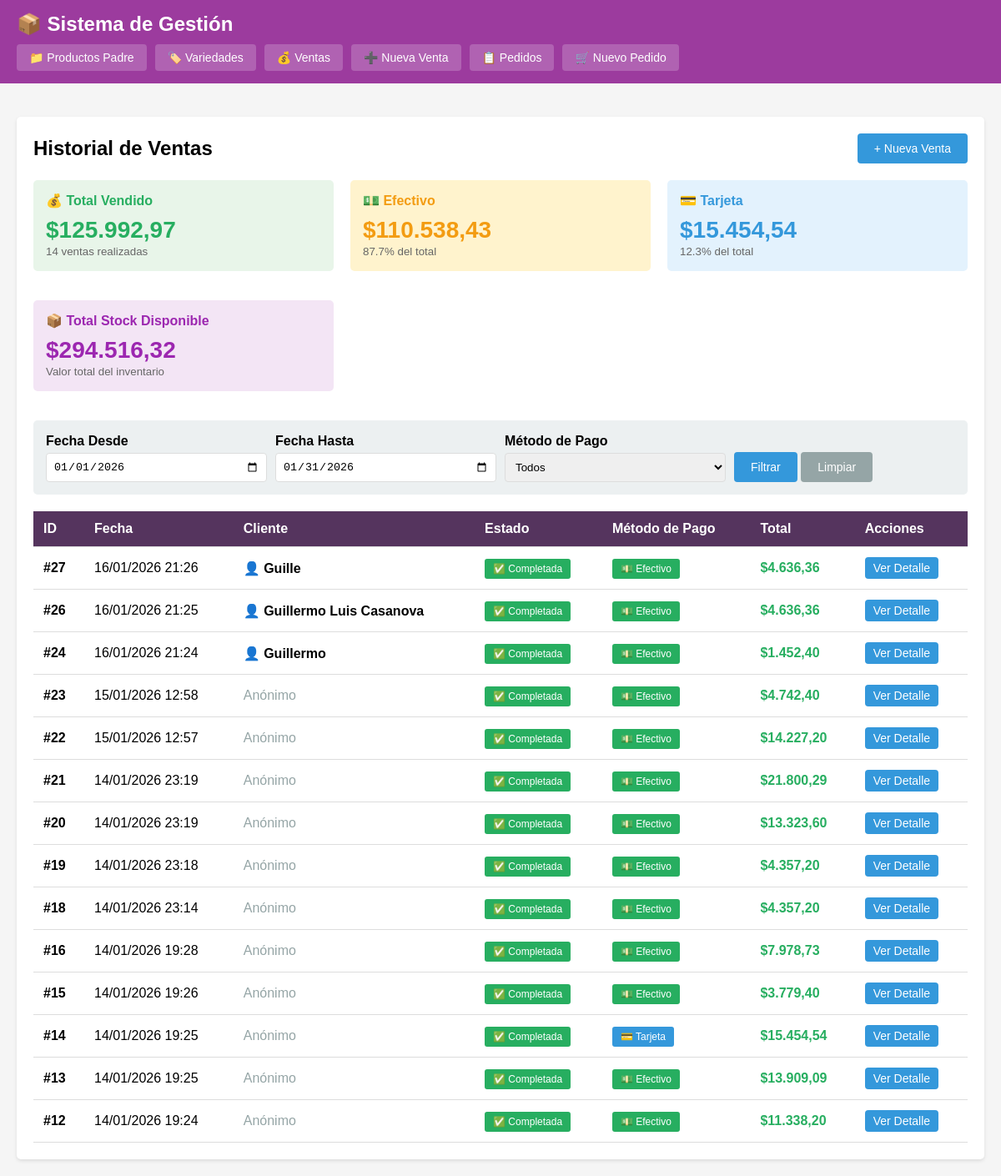
The app's page /index.php?c=venta&a=index with its own data.
### tables this page shows
CREATE TABLE ventas (
            id INTEGER PRIMARY KEY AUTOINCREMENT,
            total DECIMAL(10,2) NOT NULL,
            metodo_pago VARCHAR(20) NOT NULL,
            descuento_aplicado DECIMAL(10,2) DEFAULT 0,
            fecha DATETIME DEFAULT CURRENT_TIMESTAMP
        , nombre_cliente VARCHAR(200), estado VARCHAR(20) DEFAULT 'completada', fecha_formalizacion DATETIME);

### controllers/VentaController.php (called while the page is built, shortened)
<?php
class VentaController {
    private $ventaModel;
    private $variedadModel;
    public function __construct() {
        $this->ventaModel = new Venta();
        $this->variedadModel = new Variedad();
    }
public function index() {
    $filtros = [];
    if (empty($_GET['fecha_desde']) && empty($_GET['fecha_hasta']) && empty($_GET['metodo_pago'])) {
        $filtros['fecha_desde'] = date('Y-m-01');
        $filtros['fecha_hasta'] = date('Y-m-t');
    }
    $ventas = $this->ventaModel->getAll($filtros);
    $total_ventas = $this->ventaModel->getTotalVentas($filtros);
    $estadisticas = $this->ventaModel->getEstadisticas(
        $filtros['fecha_desde'] ?? null,
        $filtros['fecha_hasta'] ?? null
    );
    $total_stock_disponible = $this->variedadModel->getTotalStockDisponible();
    $this->render('ventas/index', [
        'ventas' => $ventas,
        'total_ventas' => $total_ventas,
        'estadisticas' => $estadisticas,
        'total_stock_disponible' => $total_stock_disponible,
        'filtros' => $filtros
    ]);
}
    private function render($view, $data = []) {
        extract($data);
        require BASE_PATH . '/views/' . $view . '.php';
        $content = ob_get_clean();
        require BASE_PATH . '/views/layout.php';
    }
}
?>

### config/database.php (called while the page is built, shortened)
<?php
class Database {
    private static $instance = null;
    private $conn;
    private function __construct() {
        try {
            $this->conn = new PDO('sqlite:' . DB_PATH);
            $this->conn->setAttribute(PDO::ATTR_ERRMODE, PDO::ERRMODE_EXCEPTION);
            $this->conn->setAttribute(PDO::ATTR_DEFAULT_FETCH_MODE, PDO::FETCH_ASSOC);
        } catch(PDOException $e) {
            die("Error de conexión: " . $e->getMessage());
        }
    }
    public static function getInstance() {
        if (self::$instance === null) {
            self::$instance = new self();
        }
        return self::$instance;
    }
    public function getConnection() {
        return $this->conn;
    }
}
?>

### models/Venta.php (called while the page is built, shortened)
<?php
class Venta {
    private $db;
    public function __construct() {
        $this->db = Database::getInstance()->getConnection();
    }
    public function getAll($filtros = []) {
        $sql = "SELECT * FROM ventas WHERE 1=1";
        $params = [];
        if (!empty($filtros['fecha_desde'])) {
            $sql .= " AND DATE(fecha) >= ?";
            $params[] = $filtros['fecha_desde'];
        }
        if (!empty($filtros['fecha_hasta'])) {
            $sql .= " AND DATE(fecha) <= ?";
            $params[] = $filtros['fecha_hasta'];
        }
        if (!empty($filtros['estado'])) {
            $sql .= " AND estado = ?";
            $params[] = $filtros['estado'];
        } else {
            $sql .= " AND estado != 'cancelada'";
        }
        $sql .= " ORDER BY fecha DESC";
        $stmt = $this->db->prepare($sql);
        $stmt->execute($params);
        return $stmt->fetchAll();
    }
    public function getEstadisticas($fecha_desde = null, $fecha_hasta = null) {
        $sql = "SELECT
                COUNT(*) as total_ventas,
                SUM(total) as total_vendido,
                AVG(total) as promedio_venta,
                SUM(CASE WHEN metodo_pago = 'efectivo' THEN total ELSE 0 END) as total_efectivo,
                SUM(CASE WHEN metodo_pago = 'tarjeta' THEN total ELSE 0 END) as total_tarjeta,
                SUM(CASE WHEN metodo_pago = 'transferencia' THEN total ELSE 0 END) as total_transferencia
                FROM ventas WHERE estado = 'completada'";
        $params = [];
        if ($fecha_desde) {
            $sql .= " AND DATE(fecha) >= ?";
            $params[] = $fecha_desde;
        }
        if ($fecha_hasta) {
            $sql .= " AND DATE(fecha) <= ?";
            $params[] = $fecha_hasta;
        }
        $stmt = $this->db->prepare($sql);
        $stmt->execute($params);
        $result = $stmt->fetch();
        if ($result) {
            $result['total_tarjeta_combinado'] = ($result['total_tarjeta'] ?? 0) + ($result['total_transferencia'] ?? 0);
        }
        return $result;
    }
}
?>

### helpers/FormatHelper.php (called while the page is built, shortened)
<?php
class FormatHelper {
    public static function precio($valor) {
        return '$' . number_format($valor, 2, ',', '.');
    }
}
?>

### models/Variedad.php (called while the page is built, shortened)
<?php
class Variedad {
    private $db;
    public function __construct() {
        $this->db = Database::getInstance()->getConnection();
    }
public function getTotalStockDisponible() {
    $sql = "SELECT SUM(precio_compra_total) as total FROM variedades WHERE activo = 1";
    $stmt = $this->db->query($sql);
    $result = $stmt->fetch();
    return $result['total'] ?? 0;
}
}
?>

### views/ventas/index.php (the view, shortened to what this page needs)
<div style="display: flex; justify-content: space-between; align-items: center; margin-bottom: 20px;">
    <h2>Historial de Ventas</h2>
    <a href="index.php?c=venta&a=nueva" class="btn btn-primary">+ Nueva Venta</a>
</div>
<div class="grid-3" style="margin-bottom: 20px;">
    <div class="card" style="background: #e8f5e9;">
        <h4 style="margin-bottom: 10px; color: #27ae60;">💰 Total Vendido</h4>
        <div style="font-size: 28px; font-weight: bold; color: #27ae60;">
            <?= FormatHelper::precio($estadisticas['total_vendido'] ?? 0) ?>
        </div>
        <small style="color: #666;"><?= $estadisticas['total_ventas'] ?? 0 ?> ventas realizadas</small>
    </div>
    <div class="card" style="background: #fff3cd;">
        <h4 style="margin-bottom: 10px; color: #f39c12;">💵 Efectivo</h4>
        <div style="font-size: 28px; font-weight: bold; color: #f39c12;">
            <?= FormatHelper::precio($estadisticas['total_efectivo'] ?? 0) ?>
        </div>
        <small style="color: #666;">
            <?php
            $porcentaje_efectivo = ($estadisticas['total_vendido'] > 0)
                ? (($estadisticas['total_efectivo'] / $estadisticas['total_vendido']) * 100)
                : 0;
            echo number_format($porcentaje_efectivo, 1) . '% del total';
            ?>
        </small>
    </div>
    <div class="card" style="background: #e3f2fd;">
        <h4 style="margin-bottom: 10px; color: #3498db;">💳 Tarjeta</h4>
        <div style="font-size: 28px; font-weight: bold; color: #3498db;">
            <?= FormatHelper::precio($estadisticas['total_tarjeta_combinado'] ?? 0) ?>
        </div>
        <small style="color: #666;">
            <?php
            $porcentaje_tarjeta = ($estadisticas['total_vendido'] > 0)
                ? (($estadisticas['total_tarjeta_combinado'] / $estadisticas['total_vendido']) * 100)
                : 0;
            echo number_format($porcentaje_tarjeta, 1) . '% del total';
            ?>
        </small>
    </div>
    <div class="card" style="background: #f3e5f5;">
        <h4 style="margin-bottom: 10px; color: #9c27b0;">📦 Total Stock Disponible</h4>
        <div style="font-size: 28px; font-weight: bold; color: #9c27b0;">
            <?= FormatHelper::precio($total_stock_disponible ?? 0) ?>
        </div>
        <small style="color: #666;">Valor total del inventario</small>
    </div>
</div>
<div class="filtros">
    <form method="GET" action="index.php">
        <div class="form-group">
            <label for="fecha_desde">Fecha Desde</label>
            <input type="date" id="fecha_desde" name="fecha_desde" value="<?= $filtros['fecha_desde'] ?? '' ?>">
        </div>
        <div class="form-group">
            <label for="fecha_hasta">Fecha Hasta</label>
            <input type="date" id="fecha_hasta" name="fecha_hasta" value="<?= $filtros['fecha_hasta'] ?? '' ?>">
        </div>
        <div class="form-group">
            <label for="metodo_pago">Método de Pago</label>
            <select id="metodo_pago" name="metodo_pago">
                <option value="">Todos</option>
            </select>
        </div>
        <div class="form-group">
            <label>&nbsp;</label>
            <button type="submit" class="btn btn-primary">Filtrar</button>
            <a href="index.php?c=venta&a=index" class="btn btn-secondary">Limpiar</a>
        </div>
    </form>
</div>
<?php if (empty($ventas)): ?>
    <div class="card">
        <p style="text-align: center; color: #95a5a6; padding: 20px;">No hay ventas registradas.</p>
    </div>
<?php else: ?>
<table>
    <thead>
        <tr>
            <th>ID</th>
            <th>Fecha</th>
            <th>Cliente</th>
            <th>Estado</th>
            <th>Método de Pago</th>
            <th>Total</th>
            <th>Acciones</th>
        </tr>
    </thead>
    <tbody>
        <?php foreach ($ventas as $venta): ?>
            <tr style="<?= $venta['estado'] == 'cancelada' ? 'opacity: 0.6;' : '' ?>">
                <td><strong>#<?= $venta['id'] ?></strong></td>
                <td><?= date('d/m/Y H:i', strtotime($venta['fecha'])) ?></td>
                <td>
                    <?php if ($venta['nombre_cliente']): ?>
                        <strong>👤 <?= htmlspecialchars($venta['nombre_cliente']) ?></strong>
                    <?php else: ?>
                        <span style="color: #95a5a6;">Anónimo</span>
                    <?php endif; ?>
                </td>
                <td>
                    <?php if ($venta['estado'] == 'completada'): ?>
                        <span class="badge" style="background: #27ae60;">✅ Completada</span>
                    <?php elseif ($venta['estado'] == 'preventa'): ?>
                        <span class="badge" style="background: #f39c12;">⏳ Pre-venta</span>
                    <?php else: ?>
                        <span class="badge" style="background: #e74c3c;">❌ Cancelada</span>
                    <?php endif; ?>
                </td>
                <td>
                    <?php if ($venta['metodo_pago'] == 'efectivo'): ?>
                        <span class="badge" style="background: #27ae60;">💵 Efectivo</span>
                    <?php elseif ($venta['metodo_pago'] == 'tarjeta'): ?>
                        <span class="badge" style="background: #3498db;">💳 Tarjeta</span>
                    <?php else: ?>
                        <span class="badge" style="background: #9b59b6;">🔄 Transferencia</span>
                    <?php endif; ?>
                </td>
                <td><strong style="color: #27ae60; font-size: 16px;"><?= FormatHelper::precio($venta['total']) ?></strong></td>
                <td>
                    <a href="index.php?c=venta&a=detalle&id=<?= $venta['id'] ?>" class="btn btn-primary" style="padding: 5px 10px;">Ver Detalle</a>
                </td>
            </tr>
        <?php endforeach; ?>
    </tbody>
</table>
<?php endif; ?>

### index.php (shortened to what this page needs)
<?php
spl_autoload_register(function ($class) {
    $paths = [
        BASE_PATH . '/models/' . $class . '.php',
        BASE_PATH . '/controllers/' . $class . '.php',
        BASE_PATH . '/helpers/' . $class . '.php'
    ];
    foreach ($paths as $path) {
        if (file_exists($path)) {
            return;
        }
    }
});
require_once BASE_PATH . '/config/database.php';
$controller = $_GET['c'] ?? 'variedad';
$action = $_GET['a'] ?? 'index';
$id = $_GET['id'] ?? null;
$controllerName = ucfirst($controller) . 'Controller';
if (class_exists($controllerName)) {
    $controllerInstance = new $controllerName();
    if (method_exists($controllerInstance, $action)) {
        $controllerInstance->$action($id);
    } else {
        header("HTTP/1.0 404 Not Found");
        echo "Acción no encontrada";
    }
} else {
    header("HTTP/1.0 404 Not Found");
    echo "Controlador no encontrado";
}
?>

### views/layout.php (shortened to what this page needs)
<!DOCTYPE html>
<html lang="es">
<head>
</head>
<body>
    <div class="header">
        <div class="container">
            <h1>📦 Sistema de Gestión</h1>
            <div class="nav">
                <a href="index.php?c=productoPadre&a=index">📁 Productos Padre</a>
                <a href="index.php?c=variedad&a=index">🏷️ Variedades</a>
                <a href="index.php?c=venta&a=index">💰 Ventas</a>
                <a href="index.php?c=venta&a=nueva">➕ Nueva Venta</a>
                <a href="index.php?c=pedido&a=index">📋 Pedidos</a>
                <a href="index.php?c=pedido&a=nuevo">🛒 Nuevo Pedido</a>
            </div>
        </div>
    </div>
    <div class="container">
        <div class="content">
            <?= $content ?>
        </div>
    </div>
</body>
</html>

### views/layout.php (style rules this page uses)
* { margin: 0; padding: 0; box-sizing: border-box; }
body { font-family: Arial, sans-serif; background: #f5f5f5; }
.header { background: #9c3b9e; color: white; padding: 15px 0; margin-bottom: 20px; }
.header .container { max-width: 1200px; margin: 0 auto; padding: 0 20px; }
.header h1 { font-size: 24px; margin-bottom: 10px; }
.nav { display: flex; gap: 10px; flex-wrap: wrap; }
.nav a { color: white; text-decoration: none; padding: 8px 15px; background: rgba(255,255,255,0.2); border-radius: 4px; font-size: 14px; }
.container { max-width: 1200px; margin: 0 auto; padding: 20px; }
.content { background: white; padding: 20px; border-radius: 5px; box-shadow: 0 2px 4px rgba(0,0,0,0.1); }
.btn { display: inline-block; padding: 10px 20px; text-decoration: none; border-radius: 4px; cursor: pointer; border: none; font-size: 14px; }
.btn-primary { background: #3498db; color: white; }
.btn-secondary { background: #95a5a6; color: white; }
table { width: 100%; border-collapse: collapse; margin-top: 20px; }
table th, table td { padding: 12px; text-align: left; border-bottom: 1px solid #ddd; }
table th { background: #55345e; color: white; }
.form-group { margin-bottom: 15px; }
.form-group label { display: block; margin-bottom: 5px; font-weight: bold; }
.form-group input, .form-group textarea, .form-group select { width: 100%; padding: 8px; border: 1px solid #ddd; border-radius: 4px; }
.badge { padding: 5px 10px; border-radius: 3px; font-size: 12px; color: white; }
.grid-3 { display: grid; grid-template-columns: 1fr 1fr 1fr; gap: 20px; }
.card { background: #ecf0f1; padding: 15px; border-radius: 5px; margin-bottom: 15px; }
.filtros { background: #ecf0f1; padding: 15px; border-radius: 5px; margin-bottom: 20px; }
.filtros form { display: flex; gap: 10px; flex-wrap: wrap; align-items: flex-end; }
.filtros .form-group { margin-bottom: 0; flex: 1; min-width: 150px; }

### records on screen
ventas: id "27", fecha "16/01/2026 21:26", nombre_cliente "Guille", estado "✅ Completada", metodo_pago "💵 Efectivo", total "$4.636,36"
ventas: id "26", fecha "16/01/2026 21:25", nombre_cliente "Guillermo Luis Casanova", estado "✅ Completada", metodo_pago "💵 Efectivo", total "$4.636,36"
ventas: id "24", fecha "16/01/2026 21:24", nombre_cliente "Guillermo", estado "✅ Completada", metodo_pago "💵 Efectivo", total "$1.452,40"
ventas: id "23", fecha "15/01/2026 12:58", shows "Anónimo", estado "✅ Completada", metodo_pago "💵 Efectivo", total "$4.742,40"
ventas: id "22", fecha "15/01/2026 12:57", shows "Anónimo", estado "✅ Completada", metodo_pago "💵 Efectivo", total "$14.227,20"
ventas: id "21", fecha "14/01/2026 23:19", shows "Anónimo", estado "✅ Completada", metodo_pago "💵 Efectivo", total "$21.800,29"
ventas: id "20", fecha "14/01/2026 23:19", shows "Anónimo", estado "✅ Completada", metodo_pago "💵 Efectivo", total "$13.323,60"
ventas: id "19", fecha "14/01/2026 23:18", shows "Anónimo", estado "✅ Completada", metodo_pago "💵 Efectivo", total "$4.357,20"
ventas: id "18", fecha "14/01/2026 23:14", shows "Anónimo", estado "✅ Completada", metodo_pago "💵 Efectivo", total "$4.357,20"
ventas: id "16", fecha "14/01/2026 19:28", shows "Anónimo", estado "✅ Completada", metodo_pago "💵 Efectivo", total "$7.978,73"
ventas: id "15", fecha "14/01/2026 19:26", shows "Anónimo", estado "✅ Completada", metodo_pago "💵 Efectivo", total "$3.779,40"
ventas: id "14", fecha "14/01/2026 19:25", shows "Anónimo", estado "✅ Completada", metodo_pago "💳 Tarjeta", total "$15.454,54"
ventas: id "13", fecha "14/01/2026 19:25", shows "Anónimo", estado "✅ Completada", metodo_pago "💵 Efectivo", total "$13.909,09"
ventas: id "12", fecha "14/01/2026 19:24", shows "Anónimo", estado "✅ Completada", metodo_pago "💵 Efectivo", total "$11.338,20"

### other values on screen
FormatHelper::precio($estadisticas['total_vendido'] ?? 0) "$125.992,97"
$estadisticas['total_ventas'] "14"
FormatHelper::precio($estadisticas['total_efectivo'] ?? 0) "$110.538,43"
$porcentaje_efectivo "87.7"
FormatHelper::precio($estadisticas['total_tarjeta_combinado'] ?? 0) "$15.454,54"
$porcentaje_tarjeta "12.3"
FormatHelper::precio($total_stock_disponible ?? 0) "$294.516,32"
